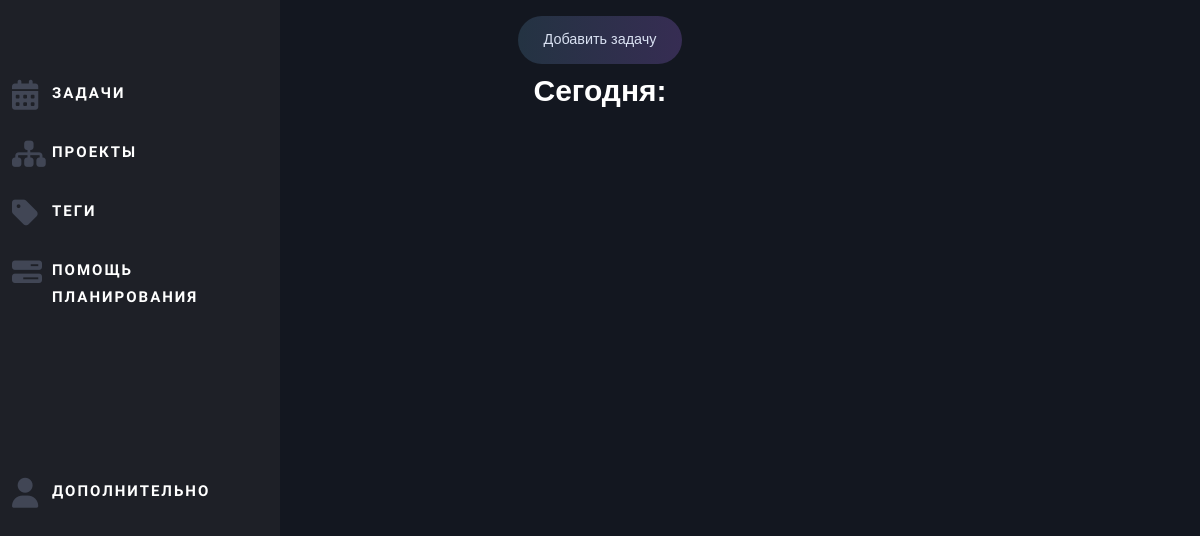
The app's page /, older data.
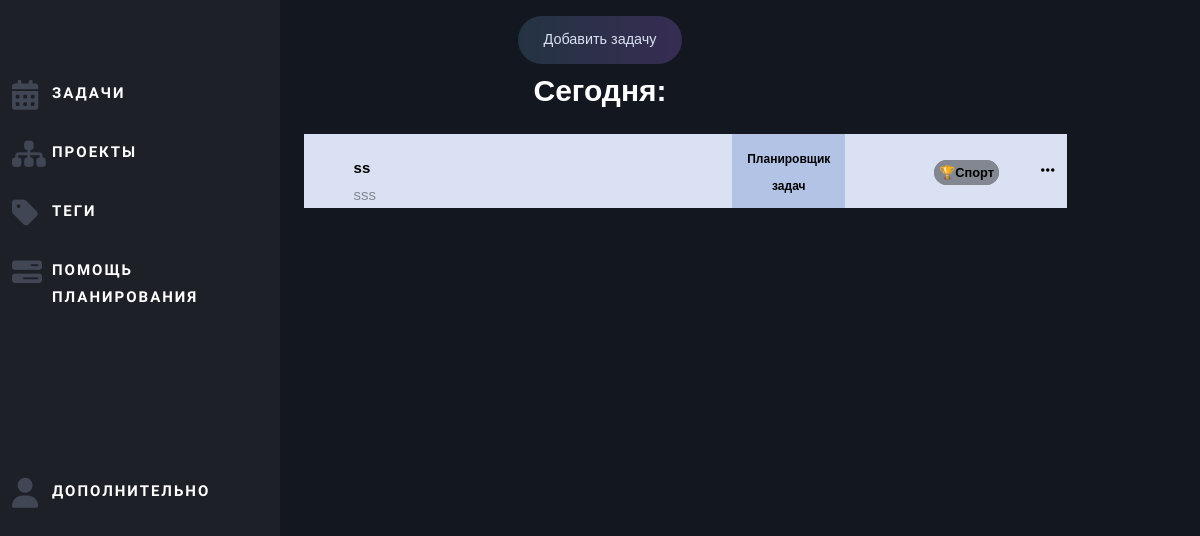
The same page, newer data.
### mainpage/models.py (models this page shows, shortened)
class Tasks(models.Model):
    tag_choices = (("💻Работа", '💻Работа'), ("🏆Спорт", "🏆Спорт"),
                   ("👫Семья", "👫Семья"), ("🎧Личная", "🎧Личная"),
                   ("🎓Обучение", "🎓Обучение"), ("🏰Дом", "🏰Дом"),
                   ("🧬Здоровье", "🧬Здоровье"), ("🌋Путешествия", "🌋Путешествия"),
                   ("🎮Отдых", "🎮Отдых"), ("🍕Покупки", "🍕Покупки"),
                   ("🎪Мероприятия", "🎪Мероприятия"), ("🚇Другое", "🚇Другое"), ("", ""))
    id = models.UUIDField(primary_key=True, default=uuid.uuid4, editable=False)
    title = models.CharField("Название задачи", max_length=100)
    task = models.CharField("Задача", max_length=300)
    teg = models.CharField("Тег", max_length=12, choices=tag_choices, default="")
    date = models.DateField('Дата Задачи')
    is_global = models.BooleanField('Отнести к задаче')
    global_task = models.CharField("Глобальная задача", blank=True, max_length=100)
    is_archive = models.BooleanField('В архиве')
    class Meta:
        verbose_name = "Задача"
        verbose_name_plural = "Задачи"

### mainpage/views.py (the view, shortened to what this page needs)
# urls.py: path('', views.main, name='main'),
def main(request):
    task = Tasks.objects.order_by("date").filter(date=datetime.date.today())
    global_tasks = set([i.global_task for i in Tasks.objects.order_by("date")])
    form = TaskForm()
    dateform = DateForm()
    globform = GlobalForm()
    return render(request, 'mainpage/plan.html', {'task': task, 'form': form, 'dateform': dateform,
                                                  'globform': globform, 'global_tasks': global_tasks, 'day': 'today'})

### mainpage/templates/mainpage/plan.html (shortened to what this page needs)
{%  extends 'mainpage/index.html' %}
{% load static  %}
{% block content %}
<link rel="stylesheet" href="{% static 'mainpage/css/plan.css' %}">
<body>
<div class="box">
  <a href="#task" class="link-1" id="">Добавить задачу</a>
    {% if day == 'today' %}
     <h1 style="font-size:2em; color: #fff; font-family: 'Work Sans', sans-serif;">Сегодня:</h1>
    {% else %}
    <h1 style="font-size:2em; color: #fff; font-family: 'Work Sans', sans-serif;">Завтра:</h1>
    {% endif %}
  {% for el in task %}
    {% if not el.is_archive %}
          <tr>
	      	<table class="bg_white" role="presentation" cellpadding="0" cellspacing="0" width="70%">
					  <tr style="border-bottom: 1px solid rgba(0,0,0,.05);">
					  	<td valign="middle" width="60%" style="text-align:left; padding: 0 2em;">
					  		<div class="product-entry">
					  			<div class="text">
                                  <span><strong>{{ el.title }}</strong></span>
					  				<p>{{ el.task }}</p>
					  			</div>
					  		</div>
					  	</td>
                        {% if el.is_global %}
                        <td  valign="middle" width="10%" style="text-align:center; background: #b3c3e6; padding: 0 1em;">
                            <span class="price" style="color: #000; font-size: 1.5rem; font-family: 'Work Sans', sans-serif;"><strong>{{ el.global_task }}</strong></span>
                        </td>
                        {% endif %}
					  	<td valign="middle" width="25%" style="text-align:right; padding: 0 2em;">
					  		<span class="price" style="color: #000; font-size: 1.6rem; border: 0.7rem solid #828791; border-radius: 16px; background: #828791;"><strong>{{ el.teg }}</strong></span>
					  	</td>
                        <td valign="middle" width="5%" style="text-align:left;">
                          <nav role="navigation" class="primary-navigation">
                              <ul>
                                <li><a><i class="fa fa-ellipsis-h"></i></a>
                                </li>
                              </ul>
                            </nav>
					  	</td>
					  </tr>
	      	</table>
	      </tr>
    {% endif %}
{% endfor %}
</div>
</body>
{% endblock %}

Row changes from the older to the newer data that the page shows:
now on this page (row edited): Tasks: title "ss", task "sss", global_task "Планировщик задач", teg "🏆Спорт"
